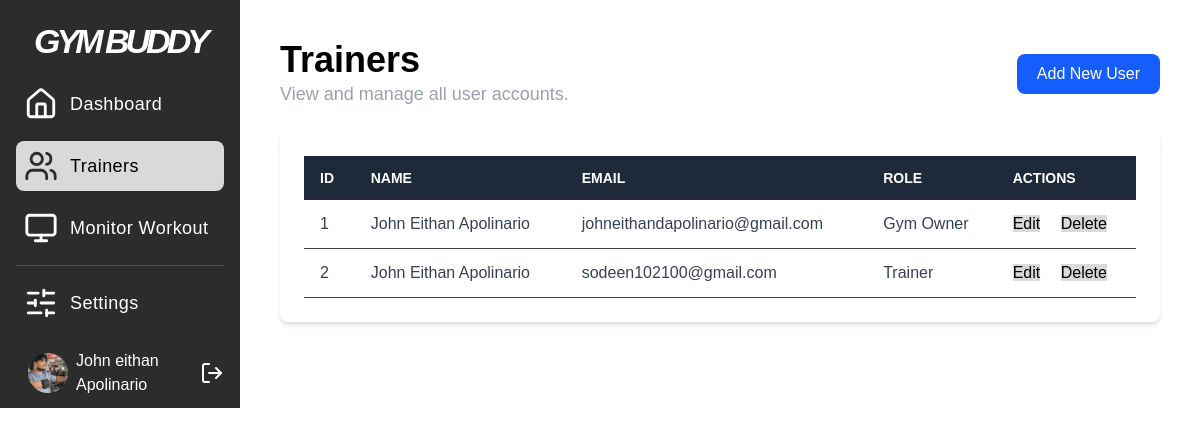
Page /admin/trainers (signed in) on the earlier database version.
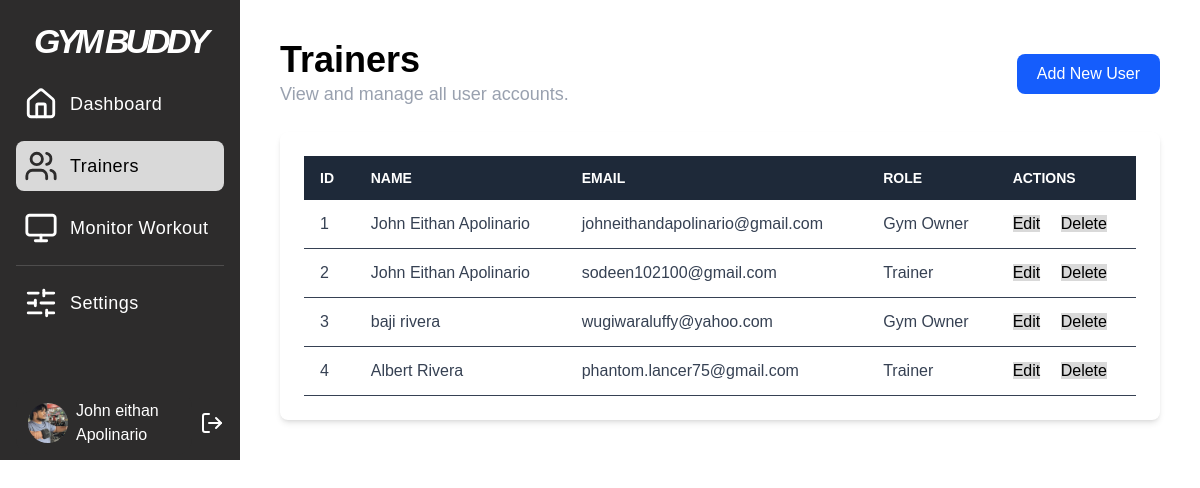
Same page on the later database version.
### app.py (models this page shows)
class User(db.Model):
    id = db.Column(db.Integer, primary_key=True)
    firstname = db.Column(db.String(100), nullable=False)
    middlename = db.Column(db.String(100), nullable=True)
    lastname = db.Column(db.String(100), nullable=False)
    phone_num = db.Column(db.String(20), nullable=False)
    gender = db.Column(db.String(20), nullable=False)
    email = db.Column(db.String(120), unique=True, nullable=False)
    password_hash = db.Column(db.String(128), nullable=False)
    role = db.Column(db.String(50), nullable=False)
    gym_name = db.Column(db.String(100), nullable=False)

### app.py (the view)
@app.route("/admin/trainers")
@admin_required
def trainers():
    all_users = User.query.all()
    return render_template("trainers.html", users=all_users)

### app.py (called while the page is built)
def admin_required(f):
    @wraps(f)
    def decorated_function(*args, **kwargs):
        if 'user_id' not in session or session.get('user_role') != 'Gym Owner':
            flash('You do not have permission to access this page.', 'error')
            return redirect(url_for('login'))
        return f(*args, **kwargs)
    return decorated_function

### templates/trainers.html (shortened to what this page needs)
{% extends "house.html" %}
{% block content %}
<head>
</head>
<div class="p-10 h-full font-Helvetica">
    <div class="flex justify-between items-center mb-6">
        <div>
            <h1 class="text-4xl font-semibold">Trainers</h1>
            <p class="text-lg text-gray-400 font-normal">View and manage all user accounts.</p>
        </div>
        <button class="bg-blue-600 text-white px-5 py-2 rounded-lg hover:bg-blue-700">
            Add New User
        </button>
    </div>
    <div class="bg-white p-6 rounded-lg shadow-md">
        <div class="overflow-x-auto">
            <table class="min-w-full bg-white">
                <thead class="bg-gray-800 text-white">
                    <tr>
                        <th class="py-3 px-4 uppercase font-semibold text-sm text-left">ID</th>
                        <th class="py-3 px-4 uppercase font-semibold text-sm text-left">Name</th>
                        <th class="py-3 px-4 uppercase font-semibold text-sm text-left">Email</th>
                        <th class="py-3 px-4 uppercase font-semibold text-sm text-left">Role</th>
                        <th class="py-3 px-4 uppercase font-semibold text-sm text-left">Actions</th>
                    </tr>
                </thead>
                <tbody class="text-gray-700">
                    {% for user in users %}
                    <tr class="border-b hover:bg-gray-50">
                        <td class="py-3 px-4">{{ user.id }}</td>
                        <td class="py-3 px-4">{{ user.firstname }} {{ user.lastname }}</td>
                        <td class="py-3 px-4">{{ user.email }}</td>
                        <td class="py-3 px-4">{{ user.role }}</td>
                        <td class="py-3 px-4">
                            <a href="#" class="text-blue-500 hover:underline">Edit</a>
                            <a href="#" class="text-red-500 hover:underline ml-4">Delete</a>
                        </td>
                    </tr>
                    {% endfor %}
                </tbody>
            </table>
        </div>
    </div>
</div>
{% endblock %}

### templates/house.html (shortened to what this page needs)
<!DOCTYPE html>
<html lang="en">
<head>
    <link rel="stylesheet" href="{{url_for('static',filename='dist/output.css')}}">
</head>
<body>
    <div class="flex h-[100dvh]">
        <nav class="bg-[#2D2C2C] w-[240px] flex-shrink-0 p-4 flex flex-col justify-between">
            <div class="flex flex-col gap-3 font-Helvetica">
                {% if session.user_role == 'Gym Owner' %}
                    <h2 class="self-center text-[34px] text-white font-bold font-Helvetica italic -tracking-[4px]">GYM BUDDY</h2>
                    <a href="{{ url_for('admin_dashboard') }}" class="flex tracking-wide text-lg items-center gap-3 p-2 rounded-lg text-white hover:bg-[#474646] transition delay-50 duration-150 ease-in-out" title="Admin Dashboard">
                        <h1>Dashboard</h1>
                    </a>
                    <a href="{{ url_for('trainers') }}" class="flex tracking-wide text-lg items-center gap-3 p-2 rounded-lg text-white hover:bg-[#474646] transition delay-50 duration-150 ease-in-out" title="Manage Users">
                        <h1>Trainers</h1>
                    </a>
                    <a href="{{ url_for('admin_monitor') }}" class="flex tracking-wide text-lg items-center gap-3 p-2 rounded-lg text-white hover:bg-[#474646] transition delay-50 duration-150 ease-in-out" title="Monitor">
                        <h1>Monitor Workout</h1>
                    </a>
                    <hr class="border-[#4E4D4D]">
                    <a href="{{ url_for('admin_settings') }}" class="flex tracking-wide text-lg items-center gap-3 p-2 rounded-lg text-white hover:bg-[#474646] transition delay-50 duration-150 ease-in-out" title="Settings">
                        <h1>Settings</h1>
                    </a>
                {% endif %}
            </div>
             <div class="flex h-[10%] items-center gap-2">
                <a href="{{ url_for('profile') }}" class="flex gap-2 items-center justify-center py-2 px-3 rounded-2xl !bg-[#2D2C2C] hover:!bg-[#474646] transition delay-50 duration-150 ease-in-out">
                    <img class="h-[40px] w-[40px] object-cover rounded-4xl" src="/static/src/images/latraiseimg.jpg" alt="">
                    <h1 class="text-white font-Helvetica !bg-none">{{ session.get('user_firstname', '')|capitalize }} {{ session.get('user_lastname', '')|capitalize }}</h1>
                </a>
                <div class="">
                    <a href="{{ url_for('logout') }}" class="Logout " id="logout-link" title="Logout">
                    </a>
                </div>
             </div>
        </nav>
        <div class="flex-grow overflow-y-auto">
            {% block content %} {% endblock %}
        </div>
    </div>
</body>
</html>

### templates/house.html (style rules this page uses)
a:is(:link, :active, :visited).active { background-color: #D9D9D9; color: black; }
a.active svg { stroke: #2D2C2C; }

Differences in the rows shown:
added User: id "3", firstname "baji", lastname "rivera", email "wugiwaraluffy@yahoo.com", role "Gym Owner"
added User: id "4", firstname "Albert", lastname "Rivera", email "phantom.lancer75@gmail.com", role "Trainer"
